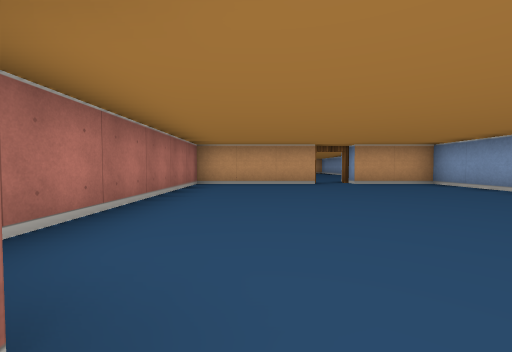
View 1 (above)

12 first-person views from a walk through a cub3D ray-caster map. The camera is about half as high as the walls, tilts 2° down and sees 90° across. The floor is counted in squares. Each view is taken from the middle of a square. On the plan, view 1 faces up. The plan holds only what a view shows up to about 9 squares ahead; the rest is blank.

View 2
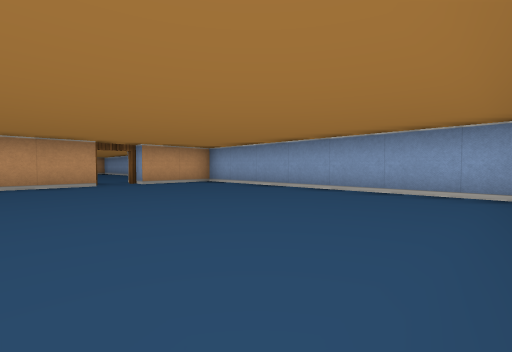

View 3
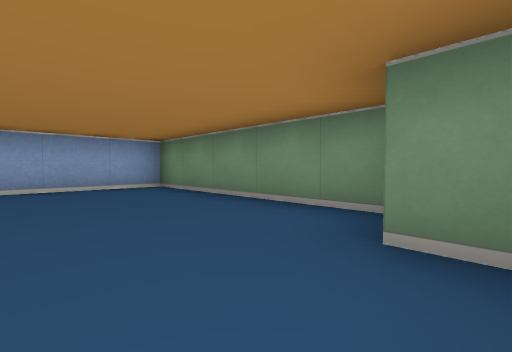

View 4
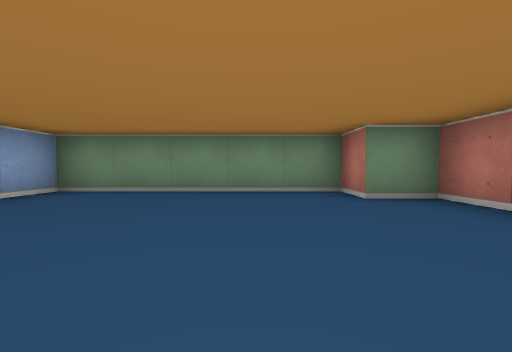

View 5
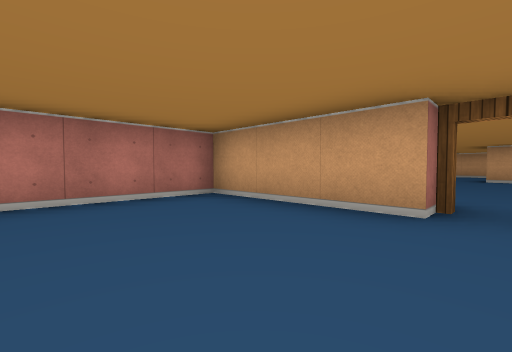

View 6
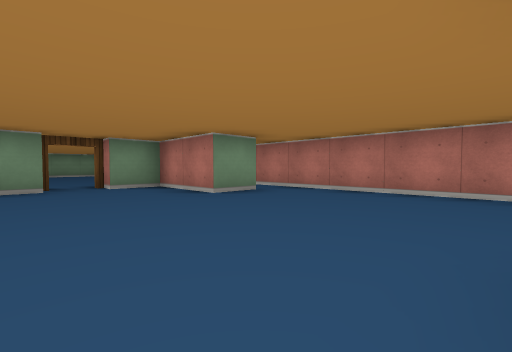

View 7
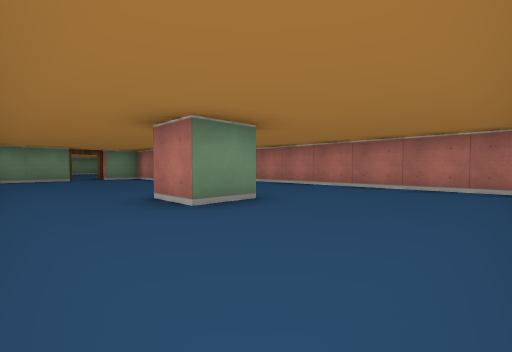

View 8
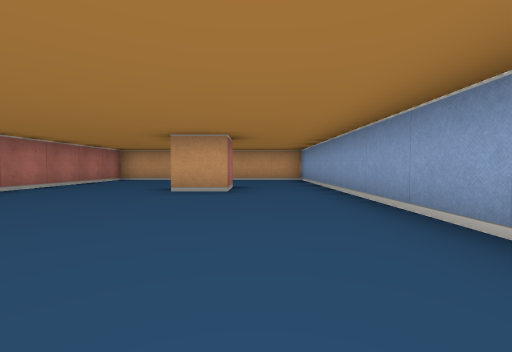

View 9
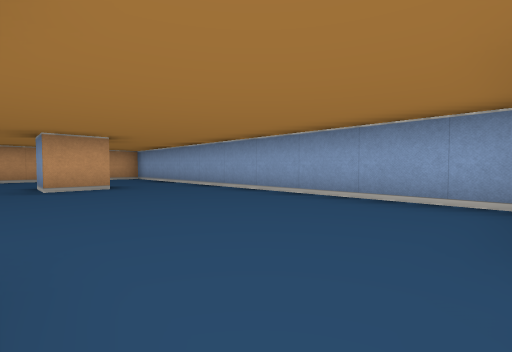

View 10
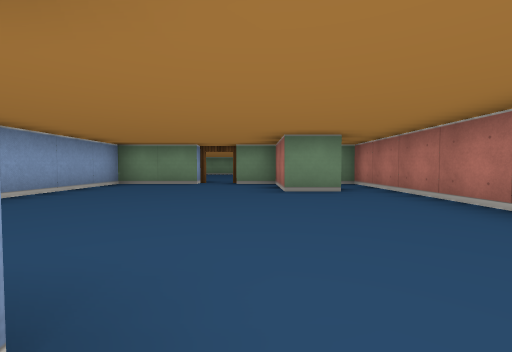

View 11
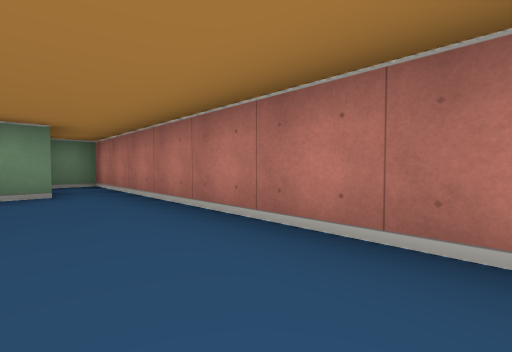

View 12
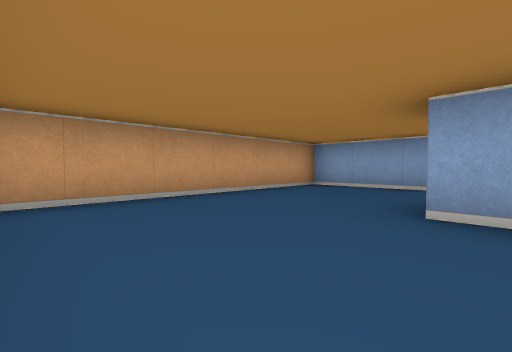

### Floor plan
Ten units are one square. View 1 is at (0, 0); x grows to the right and y downward. Boxes are objects, and circles mark ways between rooms. Rooms are numbered by the first view taken in them; rooms with no view inside come last. Other rooms are left out.
<svg viewBox="-20 -180 70 190">
<path fill="none" stroke="#000" d="M15 -65 -15 -65 -15 -5 -5 -5 -5 5 45 5 45 -65 25 -65M15 -135 15 -145 25 -145 25 -135 15 -135M-6 -95 5 -95 5 -75 15 -75M25 -75 45 -75 45 -175 -15 -175 -15 -75 -6 -75"/>
<circle cx="20" cy="-70" r="3" fill="#2a7"/>
<text x="20" y="-30">1</text>
<text x="20" y="-130">2</text>
</svg>
Room 1 opens to room 2.

Where each view was taken, in squares from view 1:
view 1: 0 up, 0 right, facing up
view 2: 0 up, 0 right, facing up-right
view 3: 2 up, 1 left, facing down-right
view 4: 4 up, 1 right, facing down
view 5: 4 up, 2 right, facing up-left
view 6: 13 up, 3 right, facing down-left
view 7: 17 up, 4 right, facing down-left
view 8: 9 up, 3 right, facing up
view 9: 8 up, 1 right, facing up-right
view 10: 14 up, 1 right, facing down
view 11: 14 up, 0 right, facing down-left
view 12: 14 up, 1 left, facing up-right
